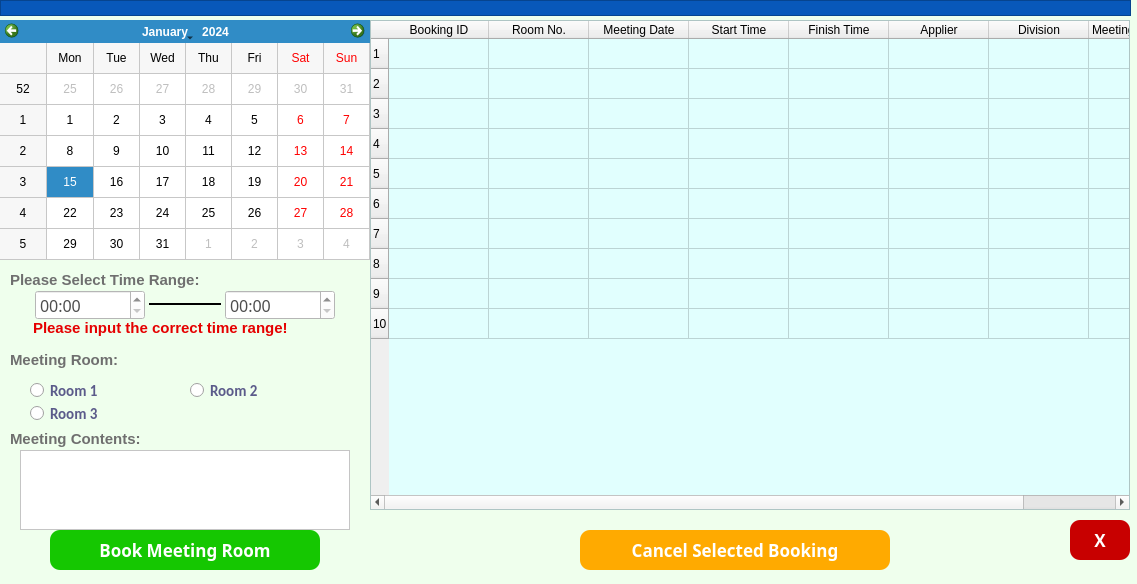
<?xml version="1.0" encoding="UTF-8"?>
<ui version="4.0">
 <class>BookMeetingRoom</class>
 <widget class="QMainWindow" name="BookMeetingRoom">
  <property name="geometry">
   <rect>
    <x>0</x>
    <y>0</y>
    <width>1137</width>
    <height>584</height>
   </rect>
  </property>
  <property name="minimumSize">
   <size>
    <width>1137</width>
    <height>584</height>
   </size>
  </property>
  <property name="maximumSize">
   <size>
    <width>1137</width>
    <height>584</height>
   </size>
  </property>
  <property name="windowTitle">
   <string>Book Meeting Room</string>
  </property>
  <property name="styleSheet">
   <string notr="true">QMainWindow
{
	background-color: rgb(239, 255, 237);
}</string>
  </property>
  <widget class="QWidget" name="centralwidget">
   <widget class="QCalendarWidget" name="calendarWidget">
    <property name="geometry">
     <rect>
      <x>0</x>
      <y>20</y>
      <width>370</width>
      <height>240</height>
     </rect>
    </property>
    <property name="font">
     <font>
      <pointsize>9</pointsize>
      <weight>50</weight>
      <italic>false</italic>
      <bold>false</bold>
     </font>
    </property>
    <property name="gridVisible">
     <bool>true</bool>
    </property>
   </widget>
   <widget class="QLabel" name="label_24">
    <property name="geometry">
     <rect>
      <x>10</x>
      <y>260</y>
      <width>201</width>
      <height>40</height>
     </rect>
    </property>
    <property name="font">
     <font>
      <family>Microsoft JhengHei UI</family>
      <pointsize>11</pointsize>
      <weight>75</weight>
      <bold>true</bold>
     </font>
    </property>
    <property name="styleSheet">
     <string notr="true">QLabel
{
	font-size:11pt;
	color:rgb(111,111,111);
}</string>
    </property>
    <property name="text">
     <string>Please Select Time Range:</string>
    </property>
   </widget>
   <widget class="QTableWidget" name="tableWidget">
    <property name="geometry">
     <rect>
      <x>370</x>
      <y>20</y>
      <width>760</width>
      <height>490</height>
     </rect>
    </property>
    <property name="styleSheet">
     <string notr="true">QTableWidget
{
	background-color: rgb(225, 255, 254);

}</string>
    </property>
    <property name="frameShape">
     <enum>QFrame::StyledPanel</enum>
    </property>
    <property name="frameShadow">
     <enum>QFrame::Plain</enum>
    </property>
    <property name="lineWidth">
     <number>2</number>
    </property>
    <property name="sizeAdjustPolicy">
     <enum>QAbstractScrollArea::AdjustToContentsOnFirstShow</enum>
    </property>
    <property name="selectionBehavior">
     <enum>QAbstractItemView::SelectRows</enum>
    </property>
    <property name="showGrid">
     <bool>true</bool>
    </property>
    <property name="gridStyle">
     <enum>Qt::SolidLine</enum>
    </property>
    <property name="sortingEnabled">
     <bool>false</bool>
    </property>
    <property name="wordWrap">
     <bool>false</bool>
    </property>
    <property name="rowCount">
     <number>10</number>
    </property>
    <property name="columnCount">
     <number>8</number>
    </property>
    <attribute name="horizontalHeaderCascadingSectionResizes">
     <bool>true</bool>
    </attribute>
    <attribute name="verticalHeaderShowSortIndicator" stdset="0">
     <bool>false</bool>
    </attribute>
    <attribute name="verticalHeaderStretchLastSection">
     <bool>false</bool>
    </attribute>
    <row/>
    <row/>
    <row/>
    <row/>
    <row/>
    <row/>
    <row/>
    <row/>
    <row/>
    <row/>
    <column>
     <property name="text">
      <string>Booking ID</string>
     </property>
     <property name="background">
      <color>
       <red>36</red>
       <green>236</green>
       <blue>239</blue>
      </color>
     </property>
    </column>
    <column>
     <property name="text">
      <string>Room No.</string>
     </property>
    </column>
    <column>
     <property name="text">
      <string>Meeting Date</string>
     </property>
    </column>
    <column>
     <property name="text">
      <string>Start Time</string>
     </property>
    </column>
    <column>
     <property name="text">
      <string>Finish Time</string>
     </property>
    </column>
    <column>
     <property name="text">
      <string>Applier</string>
     </property>
    </column>
    <column>
     <property name="text">
      <string>Division</string>
     </property>
    </column>
    <column>
     <property name="text">
      <string>Meeting Contents</string>
     </property>
    </column>
    <item row="0" column="0">
     <property name="text">
      <string/>
     </property>
    </item>
    <item row="0" column="2">
     <property name="text">
      <string/>
     </property>
    </item>
   </widget>
   <widget class="QFrame" name="frame">
    <property name="geometry">
     <rect>
      <x>0</x>
      <y>0</y>
      <width>1131</width>
      <height>16</height>
     </rect>
    </property>
    <property name="styleSheet">
     <string notr="true">QFrame
{
	background-color:rgb(8, 88, 186);

}</string>
    </property>
    <property name="frameShape">
     <enum>QFrame::StyledPanel</enum>
    </property>
    <property name="frameShadow">
     <enum>QFrame::Raised</enum>
    </property>
   </widget>
   <widget class="QTimeEdit" name="timeEdit">
    <property name="geometry">
     <rect>
      <x>35</x>
      <y>290</y>
      <width>110</width>
      <height>30</height>
     </rect>
    </property>
    <property name="styleSheet">
     <string notr="true">QTimeEdit
{
    /*字体为微软雅黑*/
    font-family:Microsoft Yahei;
    /*字体大小为20点*/
	color:rgb(77,77,77);
   font-size:12pt;
	background-color:rgb(255, 255, 255);
}
QTimeEdit:hover
{
    /*背景颜色*/  
   background-color:rgb(229, 242, 255);
}

QTimeEdit:focus
{
    /*背景颜色*/  
   background-color:rgb(229, 242, 255);
}</string>
    </property>
    <property name="accelerated">
     <bool>true</bool>
    </property>
    <property name="correctionMode">
     <enum>QAbstractSpinBox::CorrectToPreviousValue</enum>
    </property>
    <property name="showGroupSeparator" stdset="0">
     <bool>true</bool>
    </property>
    <property name="minimumDateTime">
     <datetime>
      <hour>0</hour>
      <minute>0</minute>
      <second>0</second>
      <year>2000</year>
      <month>1</month>
      <day>3</day>
     </datetime>
    </property>
    <property name="displayFormat">
     <string notr="true">hh:mm</string>
    </property>
    <property name="calendarPopup">
     <bool>true</bool>
    </property>
   </widget>
   <widget class="QTimeEdit" name="timeEdit_2">
    <property name="geometry">
     <rect>
      <x>225</x>
      <y>290</y>
      <width>110</width>
      <height>30</height>
     </rect>
    </property>
    <property name="styleSheet">
     <string notr="true">QTimeEdit
{
    /*字体为微软雅黑*/
    font-family:Microsoft Yahei;
    /*字体大小为20点*/
	color:rgb(77,77,77);
   font-size:12pt;
	background-color:rgb(255, 255, 255);
}
QTimeEdit:hover
{
    /*背景颜色*/  
   background-color:rgb(229, 242, 255);
}

QTimeEdit:focus
{
    /*背景颜色*/  
   background-color:rgb(229, 242, 255);
}</string>
    </property>
    <property name="accelerated">
     <bool>true</bool>
    </property>
    <property name="correctionMode">
     <enum>QAbstractSpinBox::CorrectToPreviousValue</enum>
    </property>
    <property name="showGroupSeparator" stdset="0">
     <bool>true</bool>
    </property>
    <property name="minimumDateTime">
     <datetime>
      <hour>0</hour>
      <minute>0</minute>
      <second>0</second>
      <year>2000</year>
      <month>1</month>
      <day>3</day>
     </datetime>
    </property>
    <property name="displayFormat">
     <string notr="true">hh:mm</string>
    </property>
    <property name="calendarPopup">
     <bool>true</bool>
    </property>
   </widget>
   <widget class="Line" name="line_10">
    <property name="geometry">
     <rect>
      <x>149</x>
      <y>296</y>
      <width>72</width>
      <height>16</height>
     </rect>
    </property>
    <property name="styleSheet">
     <string notr="true">Line
{
    color:rgb(0, 0, 255);
}</string>
    </property>
    <property name="frameShadow">
     <enum>QFrame::Plain</enum>
    </property>
    <property name="lineWidth">
     <number>2</number>
    </property>
    <property name="orientation">
     <enum>Qt::Horizontal</enum>
    </property>
   </widget>
   <widget class="QPushButton" name="pushButton_3">
    <property name="geometry">
     <rect>
      <x>50</x>
      <y>530</y>
      <width>270</width>
      <height>40</height>
     </rect>
    </property>
    <property name="font">
     <font>
      <family>Microsoft Yahei</family>
      <pointsize>13</pointsize>
      <weight>75</weight>
      <bold>true</bold>
     </font>
    </property>
    <property name="styleSheet">
     <string notr="true">QPushButton

{
    /*字体为微软雅黑*/
    font-family:Microsoft Yahei;
    /*字体大小为20点*/
    font-size:13pt;
    /*字体颜色为白色*/    
    color:white;
    /*背景颜色*/  
    background-color:rgb(21, 199, 1);
    /*边框圆角半径为8像素*/ 
    border-radius:10px;

}

/*按钮停留态*/
QPushButton:hover
{
    /*背景颜色*/  
    background-color:rgb(21, 175, 0);
    padding-left:-3px;
    /*上内边距为3像素，让按下时字向下移动3像素*/  
    padding-top:-3px;

}

/*按钮按下态*/
QPushButton:pressed
{
    /*背景颜色*/  
    background-color:rgb(0, 113, 0);
    /*左内边距为3像素，让按下时字向右移动3像素*/  
    padding-left:3px;
    /*上内边距为3像素，让按下时字向下移动3像素*/  
    padding-top:3px;
}</string>
    </property>
    <property name="text">
     <string>Book Meeting Room</string>
    </property>
   </widget>
   <widget class="QPushButton" name="pushButton_4">
    <property name="geometry">
     <rect>
      <x>580</x>
      <y>530</y>
      <width>310</width>
      <height>40</height>
     </rect>
    </property>
    <property name="font">
     <font>
      <family>Microsoft Yahei</family>
      <pointsize>13</pointsize>
      <weight>75</weight>
      <bold>true</bold>
     </font>
    </property>
    <property name="styleSheet">
     <string notr="true">QPushButton
{
    /*字体为微软雅黑*/
    font-family:Microsoft Yahei;
    /*字体大小为20点*/
    font-size:13pt;
    /*字体颜色为白色*/    
    color:white;
    /*背景颜色*/  
    background-color:rgb(255, 170, 0);
    /*边框圆角半径为8像素*/ 
    border-radius:10px;
}

/*按钮停留态*/
QPushButton:hover
{
    /*背景颜色*/  
    background-color:rgb(230, 153, 0);
    padding-left:-3px;
    /*上内边距为3像素，让按下时字向下移动3像素*/  
    padding-top:-3px;

}

/*按钮按下态*/
QPushButton:pressed
{
    /*背景颜色*/  
    background-color:rgb(197, 128, 0);
    /*左内边距为3像素，让按下时字向右移动3像素*/  
    padding-left:3px;
    /*上内边距为3像素，让按下时字向下移动3像素*/  
    padding-top:3px;
}</string>
    </property>
    <property name="text">
     <string>Cancel Selected Booking</string>
    </property>
   </widget>
   <widget class="QLabel" name="label_25">
    <property name="geometry">
     <rect>
      <x>10</x>
      <y>429</y>
      <width>201</width>
      <height>20</height>
     </rect>
    </property>
    <property name="font">
     <font>
      <family>Microsoft JhengHei UI</family>
      <pointsize>11</pointsize>
      <weight>75</weight>
      <bold>true</bold>
     </font>
    </property>
    <property name="styleSheet">
     <string notr="true">QLabel
{
	font-size:11pt;
	color:rgb(111,111,111);
}</string>
    </property>
    <property name="text">
     <string>Meeting Contents:</string>
    </property>
   </widget>
   <widget class="QTextEdit" name="textEdit">
    <property name="geometry">
     <rect>
      <x>20</x>
      <y>450</y>
      <width>330</width>
      <height>80</height>
     </rect>
    </property>
    <property name="styleSheet">
     <string notr="true">QTextEdit
{
    /*字体为微软雅黑*/
    font-family:Microsoft Yahei;
    /*字体大小为20点*/
	color:rgb(74, 74, 74);
   font-size:12pt;
	background-color:rgb(255, 255, 255);
}

QTextEdit:hover
{
    /*背景颜色*/  
   background-color:rgb(229, 242, 255);
}

QTextEdit:focus
{
    /*背景颜色*/  
   background-color:rgb(229, 242, 255);
}</string>
    </property>
   </widget>
   <widget class="QLabel" name="label_31">
    <property name="geometry">
     <rect>
      <x>33</x>
      <y>313</y>
      <width>270</width>
      <height>30</height>
     </rect>
    </property>
    <property name="font">
     <font>
      <family>Microsoft JhengHei UI</family>
      <pointsize>11</pointsize>
      <weight>75</weight>
      <bold>true</bold>
     </font>
    </property>
    <property name="styleSheet">
     <string notr="true">QLabel
{
	font-size:11pt;
	color:rgb(229, 0, 0)
}</string>
    </property>
    <property name="text">
     <string>Please input the correct time range!</string>
    </property>
   </widget>
   <widget class="QPushButton" name="pushButton_5">
    <property name="geometry">
     <rect>
      <x>1070</x>
      <y>520</y>
      <width>60</width>
      <height>40</height>
     </rect>
    </property>
    <property name="font">
     <font>
      <family>Microsoft Yahei</family>
      <pointsize>13</pointsize>
      <weight>75</weight>
      <bold>true</bold>
     </font>
    </property>
    <property name="styleSheet">
     <string notr="true">QPushButton
{
    /*字体为微软雅黑*/
    font-family:Microsoft Yahei;
    /*字体大小为20点*/
    font-size:13pt;
    /*字体颜色为白色*/    
    color:white;
    /*背景颜色*/  
    background-color:rgb(200, 0, 0);
    /*边框圆角半径为8像素*/ 
    border-radius:10px;
}

/*按钮停留态*/
QPushButton:hover
{
    /*背景颜色*/  
    background-color:rgb(176, 0, 0);
    padding-left:-3px;
    /*上内边距为3像素，让按下时字向下移动3像素*/  
    padding-top:-3px;
	 font-size:15pt;
}

/*按钮按下态*/
QPushButton:pressed
{
    /*背景颜色*/  
    background-color:rgb(147, 0, 0);
    /*左内边距为3像素，让按下时字向右移动3像素*/  
    padding-left:3px;
    /*上内边距为3像素，让按下时字向下移动3像素*/  
    padding-top:3px;
    font-size:13pt;
}</string>
    </property>
    <property name="text">
     <string>X</string>
    </property>
   </widget>
   <widget class="QLabel" name="label_26">
    <property name="geometry">
     <rect>
      <x>10</x>
      <y>350</y>
      <width>201</width>
      <height>20</height>
     </rect>
    </property>
    <property name="font">
     <font>
      <family>Microsoft JhengHei UI</family>
      <pointsize>11</pointsize>
      <weight>75</weight>
      <bold>true</bold>
     </font>
    </property>
    <property name="styleSheet">
     <string notr="true">QLabel
{
	font-size:11pt;
	color:rgb(111,111,111);
}</string>
    </property>
    <property name="text">
     <string>Meeting Room:</string>
    </property>
   </widget>
   <widget class="QRadioButton" name="radioButton">
    <property name="geometry">
     <rect>
      <x>30</x>
      <y>380</y>
      <width>141</width>
      <height>21</height>
     </rect>
    </property>
    <property name="styleSheet">
     <string notr="true">QRadioButton{

	    color:rgb(91, 91, 138);
	    font-family:Calibri;
        font-size:11pt;
		font-weight: bold;
}</string>
    </property>
    <property name="text">
     <string>Room 1</string>
    </property>
   </widget>
   <widget class="QRadioButton" name="radioButton_2">
    <property name="geometry">
     <rect>
      <x>190</x>
      <y>380</y>
      <width>151</width>
      <height>21</height>
     </rect>
    </property>
    <property name="styleSheet">
     <string notr="true">QRadioButton{

	    color:rgb(91, 91, 138);
	    font-family:Calibri;
        font-size:11pt;
		font-weight: bold;
}</string>
    </property>
    <property name="text">
     <string>Room 2</string>
    </property>
   </widget>
   <widget class="QRadioButton" name="radioButton_3">
    <property name="geometry">
     <rect>
      <x>30</x>
      <y>403</y>
      <width>141</width>
      <height>21</height>
     </rect>
    </property>
    <property name="styleSheet">
     <string notr="true">QRadioButton{

	    color:rgb(91, 91, 138);
	    font-family:Calibri;
        font-size:11pt;
		font-weight: bold;
}</string>
    </property>
    <property name="text">
     <string>Room 3</string>
    </property>
   </widget>
  </widget>
 </widget>
 <resources/>
 <connections/>
</ui>
